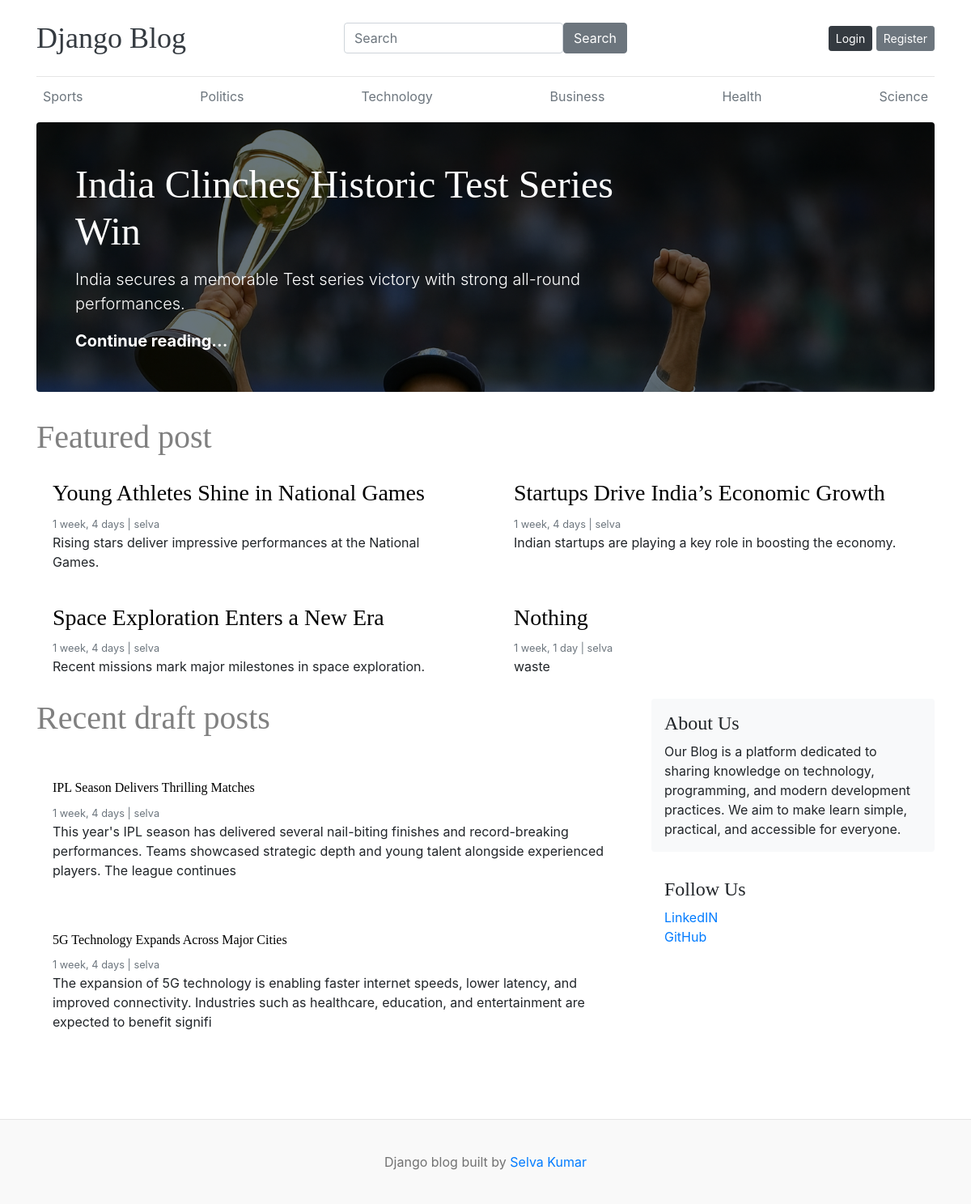
/, run on an earlier commit of the app's database.
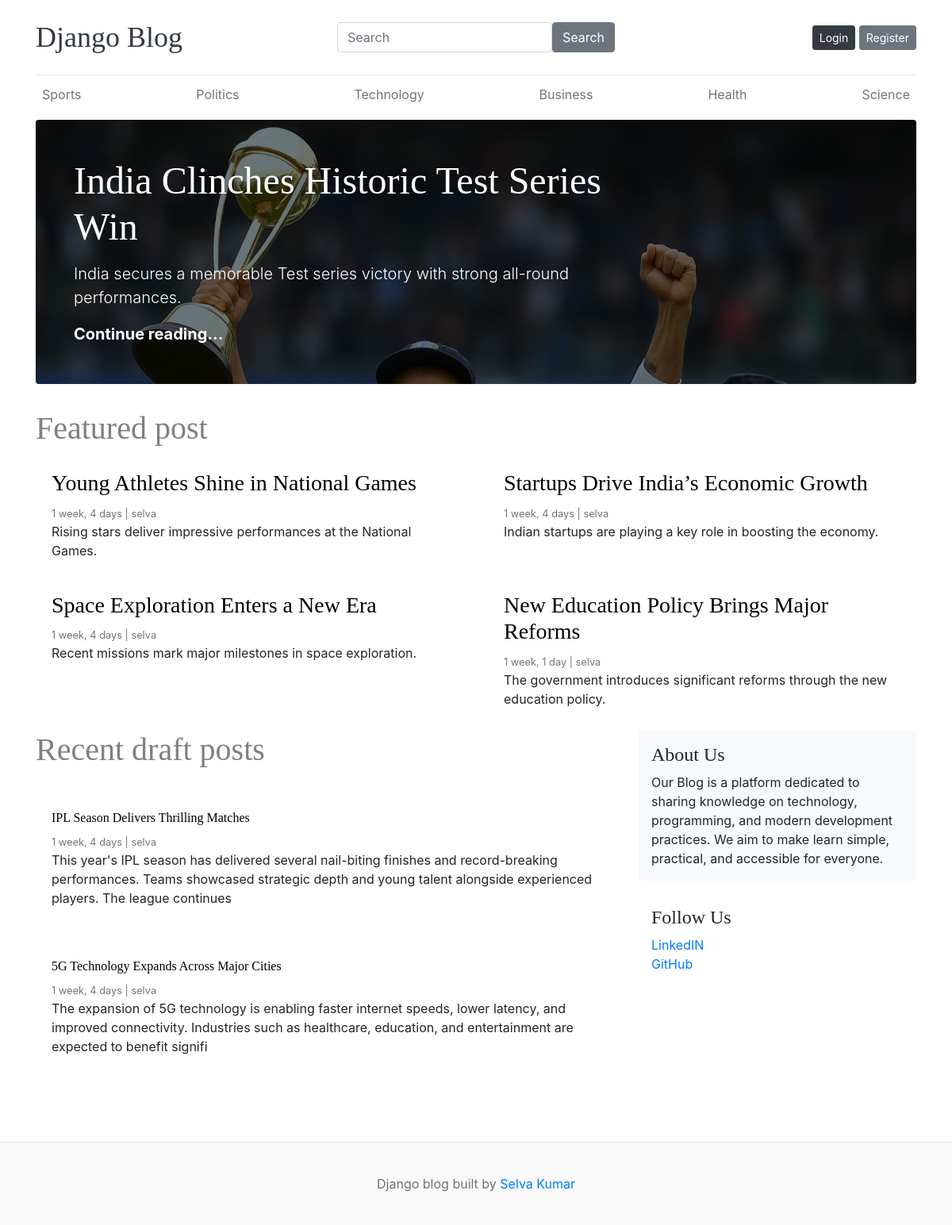
And on a later commit of the database.
### blog/models.py (models this page shows, shortened)
class Blog(models.Model):
    title = models.CharField(max_length=100)
    slug = models.SlugField(max_length=100,unique=True,blank=True)
    category = models.ForeignKey(Category,on_delete=models.CASCADE)
    author = models.ForeignKey(User,on_delete=models.CASCADE)
    image = models.ImageField(upload_to="uploads/%Y/%m/%d")
    description = models.CharField(max_length=400)
    blog_body = models.TextField(max_length=200)
    status = models.CharField(max_length=20,choices=STATUS,default="Draft")
    is_featured = models.BooleanField(default=False)
    created_at = models.DateTimeField(auto_now_add=True)
    updated_at = models.DateTimeField(auto_now=True)

### blog/views.py (the view)
# urls.py: path('',homepage, name='home'),
def homepage(request):
    featured_post = Blog.objects.filter(is_featured=True)
    post = Blog.objects.filter(is_featured=True,status="Published")
    draft_post = Blog.objects.filter(status="Draft")
    about = About.objects.all()
    context={
        'featured_posts' : featured_post,
        'posts' : post,
        'draft_posts' : draft_post,
        'about' : about,
    }
    return render(request, 'home-blogs.html',context)

### blog/context_processors.py (called while the page is built)
def get_categories(request):
    categories = Category.objects.all()
    return dict(categories=categories)

def get_social_media(request):
    social_media = Social_media.objects.all()
    return dict(social_media=social_media)

### templates/home-blogs.html
{% extends 'base.html' %}
{% block content %}
{% include 'navcategory.html' %}
{% for item in featured_posts %}
{% if forloop.first %}
<div class="jumbotron p-3 p-md-5 text-white rounded bg-dark" style="background-image: url('{{ item.image.url }}');background-blend-mode: overlay;background-size:cover;">
    <div class="col-md-8 px-0">
      <h1 class="display-4 ">{{item.title}}</h1>
      <p class="lead my-3">{{item.description}}</p>
      <p class="lead mb-0"><a href="{% url 'single_blog' item.slug %}" class="text-white font-weight-bold">Continue reading...</a></p>
    </div>
  </div>
{% endif %}
{% endfor %}
<h2 class="blog-post-title" style="color: gray;">Featured post</h2>
  <div class="row mb-2">
    {% for item in featured_posts %}
    {% if not forloop.first %}
    <div class="col-md-6">
      <div class="card border-0" >
        <div class="card-body">
          <h3><a href="{% url 'single_blog' item.slug %}" style="color: black;">{{item.title}}</a></h3>
          <small class="mb-1 text-muted">{{item.created_at | timesince }} | {{item.author}}</small>
          <p class="card-text">{{item.description}}</p>
        </div>
      </div>
    </div>
    {% endif %}
    {% endfor %}
  </div>
  <main role="main" class="container p-0">
    <div class="row">
      <div class="col-md-8 blog-main">
        <div class="blog-post">
          <h2 class="blog-post-title" style="color: gray;">Recent draft posts</h2>
          <br/>
          {% for item in draft_posts %}
          <div class="card border-0" >
        <div class="card-body">
          <h6><a href="{% url 'single_blog' item.slug %}" style="color: black;">{{item.title}}</a></h6>
          <small class="mb-1 text-muted">{{item.created_at | timesince }} | {{item.author}}</small>
          <p class="card-text">{{item.blog_body}}</p>
        </div>
      </div>
         <br/>
          {% endfor %}
        </div>
      </div>
      <aside class="col-md-4 blog-sidebar">
        <div class="p-3 mb-3 bg-light rounded">
          {% for item in about %}
          <h4 class="">{{item.title}}</h4>
          <p class="mb-0">{{item.description}}</p>
          {% endfor %}
        </div>
        <div class="p-3">
          <h4 class="">Follow Us</h4>
          <ol class="list-unstyled">
            {% for item in social_media %}
            <li><a href="{{ item.link }}" target="_blank">{{item.platform}}</a></li>
            {% endfor %}
          </ol>
        </div>
      </aside>
    </div>
  </main>
</div>
{% endblock %}

What changed in the data, as far as the page shows it:
changed Blog: title "Nothing" → "New Education Policy Brings Major Reforms"; description "waste" → "The government introduces significant reforms through the new education policy."
